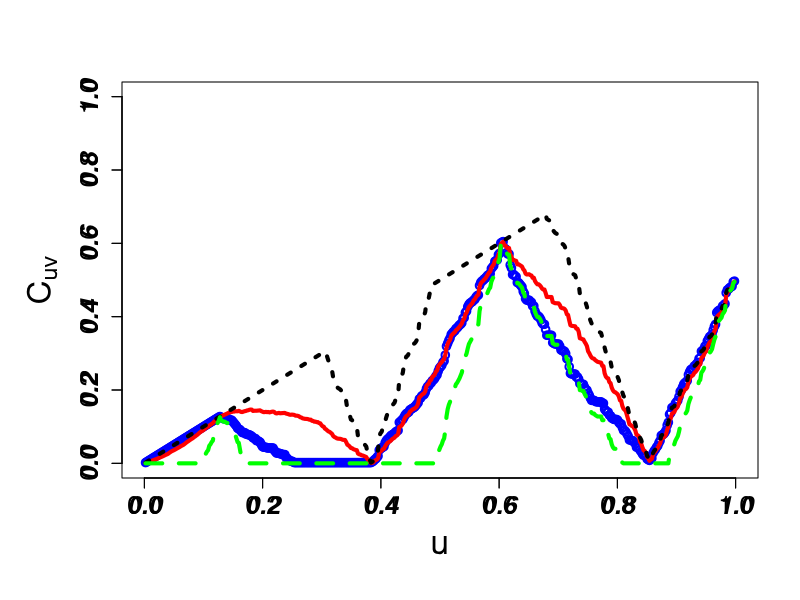

R code for this plot:
# Generate Figure 1 for the Paper

cat("\014")

x=runif(500,-1,1)
y=sin(2*3.14159*x)

n=length(x)
vect <- order(x , y )
x1=x
y1=y
for ( i in 1:n) {
  x1[i]=x[vect[i]]
  y1[i]=y[vect[i]]
}
x=x1
y=y1
data<-list(u=x,v=y)
pseudodata <- sapply(data, rank, ties.method = "random") / (n+1 )
u=pseudodata[,1]
v=pseudodata[,2]
cop=u
for(i in 1:n) {
  cpt=0
  for(j in 1:i) {
    if (( u[i]>=u[j]) && ( v[i]>=v[j])) {
      cpt=cpt+1
    }
  }
  cop[i]=cpt/(n + 1)
}
min=pmin(u,v)
max=pmax((u+v)-1,0)
pip=u*v

score=0
wanc=1

ss=cop[1]
if (cop[1]==pip[1]) {
  wanc=0
}
if ((cop[1]==min[1])||(cop[1]==max[1])||(cop[1]==cop[2])) {
  wanc=1
}

indep=(mean(abs(diff(cop)))>0.12)

for ( i in 2:n) {
  ss=c(ss,cop[i])
  if (( is.unsorted (ss))&&( is.unsorted (rev(ss)))) {
    cond1=(cop[i-1]==cop[i-2]) 
    if (cond1) {
      j=i-2
    }
    else {
      j=i-1  
    }
    if (cop[j]>pip[j]) {
      w=(cop[j]-pip[j])/(min[j]-pip[j])
    }
    else {
      if (cop[j]<pip[j]) {
        w=(pip[j]-cop[j])/(pip[j]-max[j])
      }
      else {
        w=0
      }
    }
    if (((round(cop[i-1],2)==round(min[i-1],2))||(round(cop[i-1],2)==round(max[i-1],2))|| (cop[i-1]==(1/(n+1))))&& (length(ss)>4 )) {
      w=1
    }
    if (((cop[i]==cop[i-2])||(cop[i-1]==cop[i-2]))&& (length(ss)>4 )) {
      w=1
    }
    if (((round(pip[i-1],2)==round(min[i-1],2))||(round(pip[i-1],2)==round(max[i-1],2)))&& (length(ss)>4 )) {
      w=1
    }
    condd=(round(cop[i-1],2)==round(pip[i-1],2))
    if (condd && indep) {
      w=0
    }
    score=score+(length(ss)-1)*(w+wanc)/2
    wanc=w
    ss=cop[i]
  }
  else {
    if (i==n) {
      if (cop[i]>pip[i]) {
        w=(cop[i]-pip[i])/(min[i]-pip[i])
      }
      else {
        if (cop[i]<pip[i]){
          w=(pip[i]-cop[i])/(pip[i]-max[i])
        }
        else{
          w=0
        }
      }
      if (((cop[i-1]==min[i-1])||(cop[i-1]==max[i-1]))&& (length(ss)>=4 )) {
        w=1
      }
      score=score+(length(ss)-1)*(w+wanc)/2
    }
  }
}
res<-(score+1)/n


op <- par(mar = c(6,6,4,2) + 0.1, cex.axis=1.5, cex.lab=2)
plot(u,cop, type = 'p', col = "blue",xlab="u",ylab=expression('C'['uv']),lwd=2,ylim=c(0,1))

#plot(u,cop, type = "p", col = "blue",xlab="u",ylab="Cuv",lwd=4,ylim=c(0,1))
lines(u,pip, type = "l", col = "red",lwd=4)
lines(u,min, type = "l",lty=3, col = "black",lwd=4)
lines(u,max, type = "l", lty=2,col = "green",lwd=4)
axis(side = 2, font = 4)
axis(side = 1, font = 4)

#legend( 0.0,0.9,c("Cuv", "PI", "M","W"), col = c("blue", "red","black", "green"),
#       text.col = "black", lty = c(1,1,3,2),lwd=c(4,4,4),
#       merge = TRUE, bg = "gray90")
